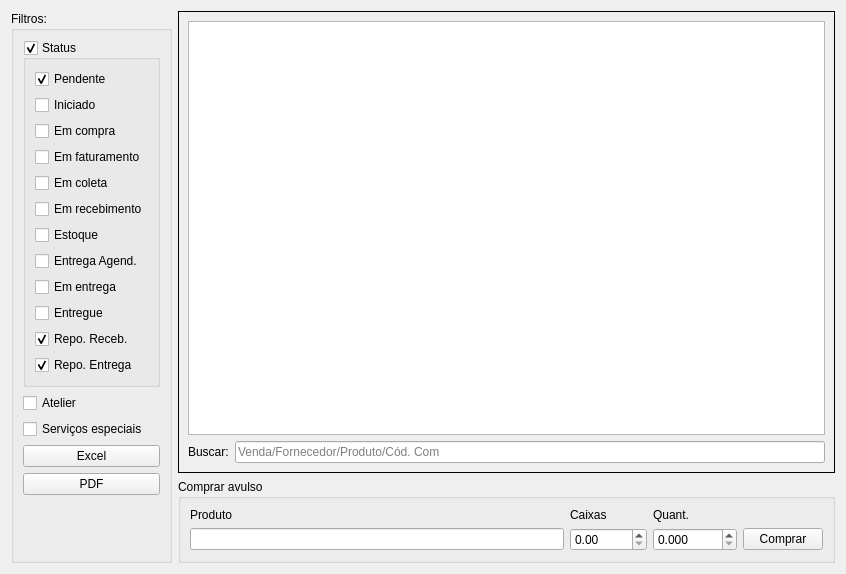
<?xml version="1.0" encoding="UTF-8"?>
<ui version="4.0">
 <class>WidgetCompraPendentes</class>
 <widget class="QWidget" name="WidgetCompraPendentes">
  <property name="geometry">
   <rect>
    <x>0</x>
    <y>0</y>
    <width>846</width>
    <height>574</height>
   </rect>
  </property>
  <property name="windowTitle">
   <string>Form</string>
  </property>
  <layout class="QGridLayout" name="gridLayout">
   <item row="0" column="0" rowspan="2">
    <widget class="QGroupBox" name="groupBox_6">
     <property name="enabled">
      <bool>true</bool>
     </property>
     <property name="title">
      <string>Filtros:</string>
     </property>
     <layout class="QGridLayout" name="gridLayout_35">
      <item row="4" column="0">
       <widget class="QPushButton" name="pushButtonExcel">
        <property name="text">
         <string>Excel</string>
        </property>
       </widget>
      </item>
      <item row="6" column="0">
       <spacer name="verticalSpacer_6">
        <property name="orientation">
         <enum>Qt::Vertical</enum>
        </property>
        <property name="sizeHint" stdset="0">
         <size>
          <width>20</width>
          <height>290</height>
         </size>
        </property>
       </spacer>
      </item>
      <item row="5" column="0">
       <widget class="QPushButton" name="pushButtonPDF">
        <property name="text">
         <string>PDF</string>
        </property>
       </widget>
      </item>
      <item row="1" column="0">
       <widget class="QGroupBox" name="groupBoxStatus">
        <property name="title">
         <string>Status</string>
        </property>
        <property name="checkable">
         <bool>true</bool>
        </property>
        <property name="checked">
         <bool>true</bool>
        </property>
        <layout class="QGridLayout" name="gridLayout_5">
         <item row="10" column="0">
          <widget class="QCheckBox" name="checkBoxFiltroRepoReceb">
           <property name="enabled">
            <bool>true</bool>
           </property>
           <property name="text">
            <string>Repo. Receb.</string>
           </property>
           <property name="checked">
            <bool>true</bool>
           </property>
          </widget>
         </item>
         <item row="7" column="0">
          <widget class="QCheckBox" name="checkBoxFiltroEntregaAgend">
           <property name="enabled">
            <bool>true</bool>
           </property>
           <property name="text">
            <string>Entrega Agend.</string>
           </property>
          </widget>
         </item>
         <item row="6" column="0">
          <widget class="QCheckBox" name="checkBoxFiltroEstoque">
           <property name="enabled">
            <bool>true</bool>
           </property>
           <property name="text">
            <string>Estoque</string>
           </property>
          </widget>
         </item>
         <item row="9" column="0">
          <widget class="QCheckBox" name="checkBoxFiltroEntregue">
           <property name="enabled">
            <bool>true</bool>
           </property>
           <property name="text">
            <string>Entregue</string>
           </property>
          </widget>
         </item>
         <item row="11" column="0">
          <widget class="QCheckBox" name="checkBoxFiltroRepoEntrega">
           <property name="enabled">
            <bool>true</bool>
           </property>
           <property name="text">
            <string>Repo. Entrega</string>
           </property>
           <property name="checked">
            <bool>true</bool>
           </property>
          </widget>
         </item>
         <item row="8" column="0">
          <widget class="QCheckBox" name="checkBoxFiltroEmEntrega">
           <property name="enabled">
            <bool>true</bool>
           </property>
           <property name="text">
            <string>Em entrega</string>
           </property>
          </widget>
         </item>
         <item row="3" column="0">
          <widget class="QCheckBox" name="checkBoxFiltroFaturamento">
           <property name="enabled">
            <bool>true</bool>
           </property>
           <property name="text">
            <string>Em faturamento</string>
           </property>
          </widget>
         </item>
         <item row="2" column="0">
          <widget class="QCheckBox" name="checkBoxFiltroCompra">
           <property name="enabled">
            <bool>true</bool>
           </property>
           <property name="text">
            <string>Em compra</string>
           </property>
          </widget>
         </item>
         <item row="1" column="0">
          <widget class="QCheckBox" name="checkBoxFiltroIniciados">
           <property name="enabled">
            <bool>true</bool>
           </property>
           <property name="text">
            <string>Iniciado</string>
           </property>
          </widget>
         </item>
         <item row="5" column="0">
          <widget class="QCheckBox" name="checkBoxFiltroRecebimento">
           <property name="enabled">
            <bool>true</bool>
           </property>
           <property name="text">
            <string>Em recebimento</string>
           </property>
          </widget>
         </item>
         <item row="0" column="0">
          <widget class="QCheckBox" name="checkBoxFiltroPendentes">
           <property name="enabled">
            <bool>true</bool>
           </property>
           <property name="text">
            <string>Pendente</string>
           </property>
           <property name="checked">
            <bool>true</bool>
           </property>
          </widget>
         </item>
         <item row="4" column="0">
          <widget class="QCheckBox" name="checkBoxFiltroColeta">
           <property name="enabled">
            <bool>true</bool>
           </property>
           <property name="text">
            <string>Em coleta</string>
           </property>
          </widget>
         </item>
        </layout>
       </widget>
      </item>
      <item row="2" column="0">
       <widget class="QCheckBox" name="checkBoxAtelier">
        <property name="enabled">
         <bool>true</bool>
        </property>
        <property name="text">
         <string>Atelier</string>
        </property>
        <property name="checked">
         <bool>false</bool>
        </property>
       </widget>
      </item>
      <item row="3" column="0">
       <widget class="QCheckBox" name="checkBoxServicos">
        <property name="enabled">
         <bool>true</bool>
        </property>
        <property name="text">
         <string>Serviços especiais</string>
        </property>
        <property name="checked">
         <bool>false</bool>
        </property>
       </widget>
      </item>
     </layout>
     <zorder>pushButtonPDF</zorder>
     <zorder>groupBoxStatus</zorder>
     <zorder>pushButtonExcel</zorder>
     <zorder>checkBoxAtelier</zorder>
     <zorder>checkBoxServicos</zorder>
    </widget>
   </item>
   <item row="1" column="1">
    <widget class="QGroupBox" name="groupBox">
     <property name="title">
      <string>Comprar avulso</string>
     </property>
     <layout class="QGridLayout" name="gridLayout_3">
      <item row="1" column="4">
       <widget class="QPushButton" name="pushButtonComprarAvulso">
        <property name="enabled">
         <bool>true</bool>
        </property>
        <property name="sizePolicy">
         <sizepolicy hsizetype="Preferred" vsizetype="Fixed">
          <horstretch>0</horstretch>
          <verstretch>0</verstretch>
         </sizepolicy>
        </property>
        <property name="text">
         <string>Comprar</string>
        </property>
       </widget>
      </item>
      <item row="1" column="0">
       <widget class="ItemBox" name="itemBoxProduto"/>
      </item>
      <item row="1" column="3">
       <widget class="QDoubleSpinBox" name="doubleSpinBoxQuantAvulso">
        <property name="decimals">
         <number>3</number>
        </property>
        <property name="maximum">
         <double>99999.990000000005239</double>
        </property>
       </widget>
      </item>
      <item row="1" column="2">
       <widget class="QDoubleSpinBox" name="doubleSpinBoxQuantAvulsoCaixas">
        <property name="maximum">
         <double>99999.990000000005239</double>
        </property>
       </widget>
      </item>
      <item row="0" column="0">
       <widget class="QLabel" name="label_6">
        <property name="text">
         <string>Produto</string>
        </property>
       </widget>
      </item>
      <item row="0" column="3">
       <widget class="QLabel" name="label_5">
        <property name="text">
         <string>Quant.</string>
        </property>
       </widget>
      </item>
      <item row="0" column="2">
       <widget class="QLabel" name="label_2">
        <property name="text">
         <string>Caixas</string>
        </property>
       </widget>
      </item>
     </layout>
    </widget>
   </item>
   <item row="0" column="1">
    <widget class="QFrame" name="frame">
     <property name="frameShape">
      <enum>QFrame::Box</enum>
     </property>
     <property name="frameShadow">
      <enum>QFrame::Plain</enum>
     </property>
     <layout class="QGridLayout" name="gridLayout_2">
      <item row="0" column="0" colspan="2">
       <widget class="TableView" name="table">
        <property name="mouseTracking">
         <bool>true</bool>
        </property>
        <property name="editTriggers">
         <set>QAbstractItemView::NoEditTriggers</set>
        </property>
        <property name="alternatingRowColors">
         <bool>true</bool>
        </property>
        <property name="selectionMode">
         <enum>QAbstractItemView::SingleSelection</enum>
        </property>
        <property name="selectionBehavior">
         <enum>QAbstractItemView::SelectRows</enum>
        </property>
        <property name="sortingEnabled">
         <bool>true</bool>
        </property>
       </widget>
      </item>
      <item row="1" column="0">
       <widget class="QLabel" name="labelPedidosCompra_2">
        <property name="text">
         <string>Buscar:</string>
        </property>
       </widget>
      </item>
      <item row="1" column="1">
       <widget class="QLineEdit" name="lineEditBusca">
        <property name="placeholderText">
         <string>Venda/Fornecedor/Produto/Cód. Com</string>
        </property>
       </widget>
      </item>
     </layout>
    </widget>
   </item>
  </layout>
 </widget>
 <customwidgets>
  <customwidget>
   <class>TableView</class>
   <extends>QTableView</extends>
   <header>src/tableview.h</header>
  </customwidget>
  <customwidget>
   <class>ItemBox</class>
   <extends>QLineEdit</extends>
   <header>src/itembox.h</header>
  </customwidget>
 </customwidgets>
 <tabstops>
  <tabstop>groupBoxStatus</tabstop>
  <tabstop>checkBoxFiltroPendentes</tabstop>
  <tabstop>checkBoxFiltroIniciados</tabstop>
  <tabstop>checkBoxFiltroCompra</tabstop>
  <tabstop>checkBoxFiltroFaturamento</tabstop>
  <tabstop>checkBoxFiltroColeta</tabstop>
  <tabstop>checkBoxFiltroRecebimento</tabstop>
  <tabstop>checkBoxFiltroEstoque</tabstop>
  <tabstop>checkBoxFiltroEntregaAgend</tabstop>
  <tabstop>checkBoxFiltroEmEntrega</tabstop>
  <tabstop>checkBoxFiltroEntregue</tabstop>
  <tabstop>checkBoxFiltroRepoReceb</tabstop>
  <tabstop>checkBoxFiltroRepoEntrega</tabstop>
  <tabstop>checkBoxAtelier</tabstop>
  <tabstop>checkBoxServicos</tabstop>
  <tabstop>pushButtonExcel</tabstop>
  <tabstop>pushButtonPDF</tabstop>
  <tabstop>table</tabstop>
  <tabstop>lineEditBusca</tabstop>
  <tabstop>itemBoxProduto</tabstop>
  <tabstop>doubleSpinBoxQuantAvulsoCaixas</tabstop>
  <tabstop>doubleSpinBoxQuantAvulso</tabstop>
  <tabstop>pushButtonComprarAvulso</tabstop>
 </tabstops>
 <resources/>
 <connections/>
</ui>
